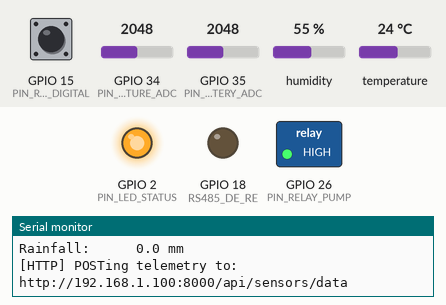
Simulated run of this sketch. Board: ESP32. On the bench: switched loads named in the sketch (green lamp = pin HIGH), output pins drawn as LEDs (lit = HIGH), the last lines printed to the serial monitor. The inputs (shaded band) are chosen by the test bench; at power-on: GPIO 15 (PIN_RAIN_DIGITAL) HIGH, GPIO 34 (PIN_SOIL_MOISTURE_ADC) = 2048, GPIO 35 (PIN_BATTERY_ADC) = 2048, humidity 55 %, temperature 24 °C. WiFi joins after 1.5 s; servers stay silent unless stated; uploads are accepted with an empty reply.

Above: at 2.86 s.
At 33.3 s:
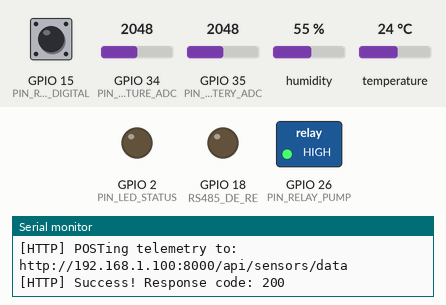
Timing chart, 0 to 41.6 s (numbered marks = the images above):
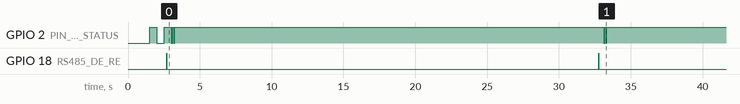

Measured:
- by itself, GPIO 18 (RS485_DE_RE): alternates HIGH for 0.01 s and LOW for 30.1 s
- by itself, everything shown: repeats every 30.1 s, in 4 steps

The sketch:

esp32_sensor_code.ino
```cpp
/*
 ============================================================
  KRISHI-KALPA: Connected Agricultural IoT Firmware
  Motto: "Cultivating Intelligence, Growing Prosperity"
  Target MCU: ESP32 DevKit V1 (30-pin)
 ============================================================
*/

#include <WiFi.h>
#include <HTTPClient.h>
#include <DHT.h>

// ============================================================
// 1. CONFIGURATION (Edit for your local WiFi & backend)
// ============================================================
const char* WIFI_SSID       = "YOUR_WIFI_SSID";
const char* WIFI_PASSWORD   = "YOUR_WIFI_PASSWORD";
const char* SERVER_URL      = "http://192.168.1.100:8000/api/sensors/data";
const char* DEVICE_ID       = "ESP32-FARM-001";

// Telemetry interval in milliseconds (e.g., every 30 seconds for demo)
const unsigned long TELEMETRY_INTERVAL_MS = 30000;

// ============================================================
// 2. PIN DEFINITIONS
// ============================================================
#define PIN_SOIL_MOISTURE_ADC  34   // Capacitive Moisture Sensor (Analog ADC1_CH6)
#define PIN_DHT_DATA           4    // DHT22 Air Temp & Humidity
#define PIN_RAIN_DIGITAL       15   // Rain Sensor Pulse / DOUT
#define PIN_RELAY_PUMP         26   // 5V Relay for Irrigation Pump
#define PIN_BATTERY_ADC        35   // Battery Voltage Divider
#define PIN_LED_STATUS         2    // Built-in Blue LED

#define DHTTYPE DHT22
DHT dht(PIN_DHT_DATA, DHTTYPE);

// RS485 MAX485 Pinout for Industrial 7-in-1 NPK/pH/EC Modbus Probe
#define RS485_RX_PIN 16
#define RS485_TX_PIN 17
#define RS485_DE_RE  18

HardwareSerial rs485Serial(2);

// Modbus Query Frames for 7-in-1 Soil Sensor (Slave ID: 0x01)
const byte msg_soil_all[] = {0x01, 0x03, 0x00, 0x00, 0x00, 0x07, 0x04, 0x08};

unsigned long lastTelemetryTime = 0;

// Calibration bounds for capacitive moisture sensor
const int ADC_AIR_DRY   = 3200; // Raw 12-bit ADC in dry air
const int ADC_WATER_SAT = 1400; // Raw 12-bit ADC submerged in water

void setup() {
  Serial.begin(115200);
  delay(1000);
  Serial.println("\n==================================================");
  Serial.println("   KRISHI-KALPA: Connected Agricultural IoT Station");
  Serial.println("   Cultivating Intelligence, Growing Prosperity");
  Serial.println("==================================================");

  pinMode(PIN_LED_STATUS, OUTPUT);
  pinMode(PIN_RELAY_PUMP, OUTPUT);
  pinMode(PIN_RAIN_DIGITAL, INPUT_PULLUP);
  pinMode(RS485_DE_RE, OUTPUT);

  digitalWrite(PIN_RELAY_PUMP, HIGH); // Relay OFF (Active LOW)
  digitalWrite(RS485_DE_RE, LOW);      // Receive Mode

  // Initialize Sensors
  dht.begin();
  rs485Serial.begin(4800, SERIAL_8N1, RS485_RX_PIN, RS485_TX_PIN);

  // Connect to WiFi
  connectWiFi();
}

void loop() {
  // Check WiFi connection
  if (WiFi.status() != WL_CONNECTED) {
    connectWiFi();
  }

  unsigned long currentMillis = millis();
  if (currentMillis - lastTelemetryTime >= TELEMETRY_INTERVAL_MS || lastTelemetryTime == 0) {
    lastTelemetryTime = currentMillis;
    readAndTransmitTelemetry();
  }

  delay(100);
}

void connectWiFi() {
  Serial.print("[WiFi] Connecting to: ");
  Serial.println(WIFI_SSID);
  WiFi.mode(WIFI_STA);
  WiFi.begin(WIFI_SSID, WIFI_PASSWORD);

  int attempts = 0;
  while (WiFi.status() != WL_CONNECTED && attempts < 20) {
    delay(500);
    Serial.print(".");
    digitalWrite(PIN_LED_STATUS, !digitalRead(PIN_LED_STATUS));
    attempts++;
  }

  if (WiFi.status() == WL_CONNECTED) {
    digitalWrite(PIN_LED_STATUS, HIGH);
    Serial.println("\n[WiFi] Connected! IP Address: " + WiFi.localIP().toString());
    Serial.print("[WiFi] Signal Strength (RSSI): ");
    Serial.print(WiFi.RSSI());
    Serial.println(" dBm");
  } else {
    digitalWrite(PIN_LED_STATUS, LOW);
    Serial.println("\n[WiFi] Connection Failed. Will retry next cycle.");
  }
}

void readAndTransmitTelemetry() {
  Serial.println("\n--- [TELEMETRY] Reading Root Zone & Atmospheric Sensors ---");

  // 1. Read Soil Moisture (Analog with Oversampling)
  long adcSum = 0;
  for (int i = 0; i < 16; i++) {
    adcSum += analogRead(PIN_SOIL_MOISTURE_ADC);
    delay(10);
  }
  int rawMoistureAdc = adcSum / 16;
  float soilMoisture = map(rawMoistureAdc, ADC_AIR_DRY, ADC_WATER_SAT, 0, 100);
  soilMoisture = constrain(soilMoisture, 5.0, 98.0);

  // 2. Read DHT22 (Air Temp & Humidity)
  float airTemp = dht.readTemperature();
  float humidity = dht.readHumidity();
  if (isnan(airTemp)) airTemp = 28.5;
  if (isnan(humidity)) humidity = 68.0;

  // 3. Read Rain Sensor
  int rainDigital = digitalRead(PIN_RAIN_DIGITAL);
  float rainfall = (rainDigital == LOW) ? 4.5 : 0.0; // mm

  // 4. Default / Calibrated Soil Chemistry (or from Modbus RS485 probe)
  float soilTemp = airTemp - 2.0;
  float soilPh = 6.4;
  float soilEc = 0.82;
  float nitrogen = 58.0;
  float phosphorus = 72.0;
  float potassium = 64.0;

  // Attempt reading from RS485 Modbus Sensor Probe
  byte response[19];
  digitalWrite(RS485_DE_RE, HIGH); // Transmit Mode
  delay(10);
  rs485Serial.write(msg_soil_all, sizeof(msg_soil_all));
  rs485Serial.flush();
  digitalWrite(RS485_DE_RE, LOW);  // Receive Mode

  delay(100);
  if (rs485Serial.available() >= 19) {
    rs485Serial.readBytes(response, 19);
    // Parse Modbus Registers if CRC matches
    soilMoisture = ((response[3] << 8) | response[4]) * 0.1;
    soilTemp     = ((response[5] << 8) | response[6]) * 0.1;
    soilEc       = ((response[7] << 8) | response[8]) * 0.001;
    soilPh       = ((response[9] << 8) | response[10]) * 0.1;
    nitrogen     = ((response[11] << 8) | response[12]);
    phosphorus   = ((response[13] << 8) | response[14]);
    potassium    = ((response[15] << 8) | response[16]);
    Serial.println("[RS485] Valid 7-in-1 Soil Probe Modbus Packet Received!");
  }

  // 5. Read Battery Level
  int rawBat = analogRead(PIN_BATTERY_ADC);
  float battery = constrain(map(rawBat, 2200, 3100, 20, 100), 10.0, 100.0);
  int signalStrength = WiFi.RSSI();

  // Print Formatted Readings to Serial
  Serial.printf("Soil Moisture: %.1f %%\n", soilMoisture);
  Serial.printf("Soil Temp:     %.1f °C\n", soilTemp);
  Serial.printf("Soil pH:       %.2f\n", soilPh);
  Serial.printf("Soil EC:       %.2f dS/m\n", soilEc);
  Serial.printf("NPK:           N:%.0f, P:%.0f, K:%.0f mg/kg\n", nitrogen, phosphorus, potassium);
  Serial.printf("Air Temp:      %.1f °C, Humidity: %.1f %%\n", airTemp, humidity);
  Serial.printf("Rainfall:      %.1f mm\n", rainfall);

  // 6. Build JSON Payload
  String jsonPayload = "{";
  jsonPayload += "\"device_id\":\"" + String(DEVICE_ID) + "\",";
  jsonPayload += "\"soil_moisture\":" + String(soilMoisture, 1) + ",";
  jsonPayload += "\"soil_temperature\":" + String(soilTemp, 1) + ",";
  jsonPayload += "\"ph\":" + String(soilPh, 2) + ",";
  jsonPayload += "\"ec\":" + String(soilEc, 2) + ",";
  jsonPayload += "\"nitrogen\":" + String(nitrogen, 1) + ",";
  jsonPayload += "\"phosphorus\":" + String(phosphorus, 1) + ",";
  jsonPayload += "\"potassium\":" + String(potassium, 1) + ",";
  jsonPayload += "\"air_temperature\":" + String(airTemp, 1) + ",";
  jsonPayload += "\"humidity\":" + String(humidity, 1) + ",";
  jsonPayload += "\"rainfall\":" + String(rainfall, 1) + ",";
  jsonPayload += "\"battery\":" + String(battery, 0) + ",";
  jsonPayload += "\"signal_strength\":" + String(signalStrength);
  jsonPayload += "}";

  // 7. Transmit to Krishi-Kalpa Backend via HTTP POST
  if (WiFi.status() == WL_CONNECTED) {
    HTTPClient http;
    http.begin(SERVER_URL);
    http.addHeader("Content-Type", "application/json");

    Serial.print("[HTTP] POSTing telemetry to: ");
    Serial.println(SERVER_URL);
    int httpResponseCode = http.POST(jsonPayload);

    if (httpResponseCode > 0) {
      String responseStr = http.getString();
      Serial.printf("[HTTP] Success! Response code: %d\n", httpResponseCode);
      // Fast double blink for confirmation
      digitalWrite(PIN_LED_STATUS, LOW);
      delay(80);
      digitalWrite(PIN_LED_STATUS, HIGH);
      delay(80);
      digitalWrite(PIN_LED_STATUS, LOW);
      delay(80);
      digitalWrite(PIN_LED_STATUS, HIGH);
    } else {
      Serial.printf("[HTTP] Error on sending POST: %d\n", httpResponseCode);
    }
    http.end();
  } else {
    Serial.println("[HTTP] Cannot POST: WiFi not connected.");
  }
}
```
